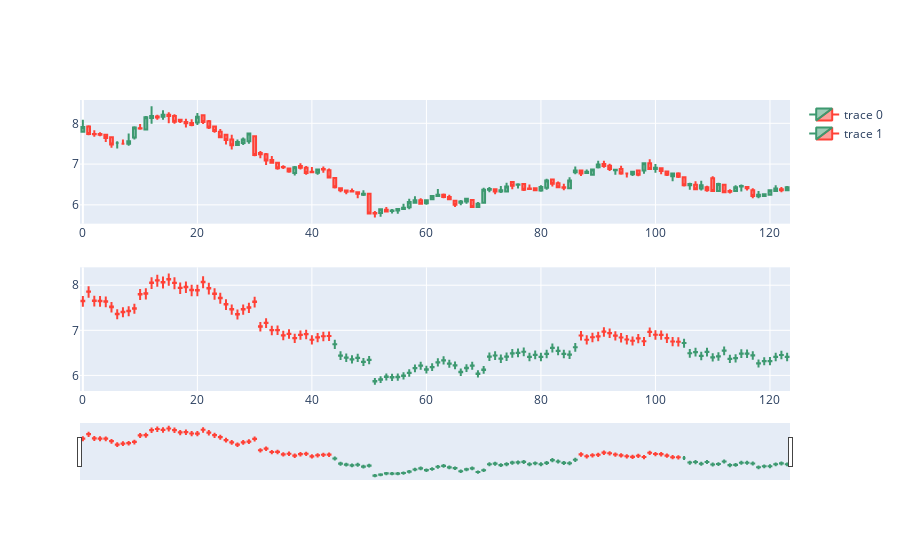

Notebook source saved alongside this figure:
### Code cell
import plotly.graph_objects as go
import pandas as pd
from plotly.subplots import make_subplots
fig = make_subplots(rows=2, cols=1)

fig = fig.add_trace(go.Candlestick(
                open=original[:,0], high=original[:,2],
                low=original[:,3], close=original[:,1])
                ,row=1, col=1)

fig = fig.add_trace(go.Candlestick(
                open=pred[:,0], high=pred[:,2],
                low=pred[:,3], close=pred[:,1])
                ,row=2, col=1)

fig.update_layout(xaxis_rangeslider_visible=False)
fig.show()
